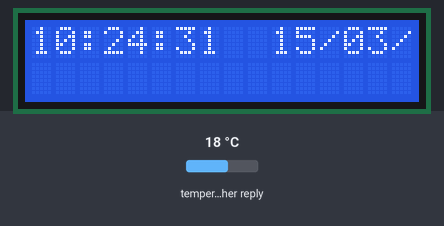
The sketch below on a simulated Arduino Uno, built for the host (arithmetic inside an expression is 32-bit, double 64-bit). Parts: 16×2 character LCD. Inputs (shaded band) come from the test bench; at power-on: temperature in the weather reply 18 °C. WiFi joins after 1.5 s; servers stay silent unless stated; the local clock reads 2024-03-15 10:24:30 at power-on unless the sketch sets it; web services answer with replies made up by the test bench; what the sketch prints to the serial monitor is not drawn.

Above: at 1.6 s.
At 8.6 s:
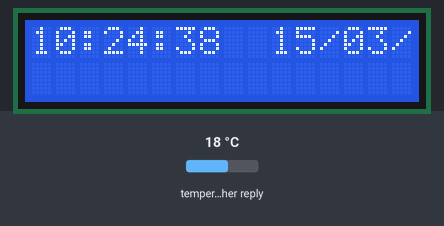
At 15.6 s:
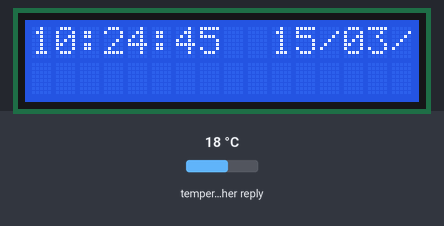
At 22.6 s:
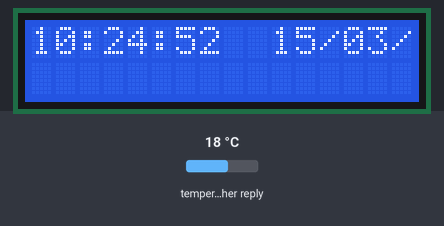
At 29.6 s:
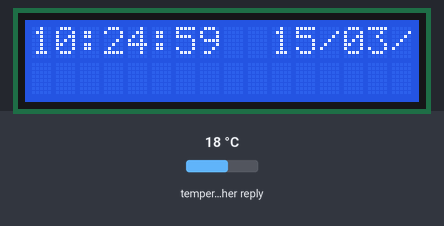
At 38.5 s:
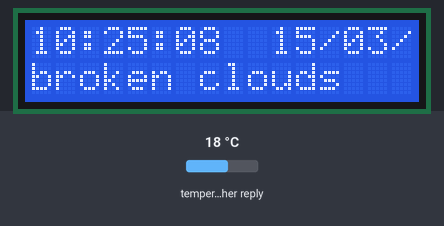

Measured:
- what the display in image 0 shows lasts 1.0 s, from 1.6 s to 2.6 s
- what the display in image 4 shows lasts 1.8 s, from 29.6 s to 31.4 s

The sketch:

Basic-NTP-ETH-Weather-NOID.ino
```cpp
// Set the Arduino clock to rtc every 5 mins
// Get the weather from OpenWeatherMap at the same time
// Update the RTC with NTP time at 02:02:00 every day
// Whilst this is overkill it did give me a chance to play with the different functions
// Things to consider:
//    Add an alarm
//    Turn off the display at night
//    Replace the hardcoded APPID and Location with something dynamic
// As it was only for my use these are not big issues

#include <NTPClient.h>
#include <LiquidCrystal_I2C.h>
#include <DS3232RTC.h>
#include <Ethernet.h>
#include <EthernetUdp.h>
#include <ArduinoJson.h>
#include <SPI.h>

byte mac[] = {
  0xDE, 0xAD, 0xBE, 0xEF, 0xFE, 0xED
};

EthernetUDP ntpUDP;
NTPClient timeClient(ntpUDP);

LiquidCrystal_I2C lcd(0x27, 4, 20);

void setup() {
  Serial.begin(115200);


  Ethernet.begin(mac); // Start the network

  lcd.init(); // start the LCD

  lcd.backlight(); //Turn on the backlight;

  setSyncProvider(RTC.get);   // the function to get the time from the RTC

  if (timeStatus() != timeSet)
    Serial.println("Unable to sync with the RTC");
  else
    Serial.println("RTC has set the system time");

}

void loop() {

  lcd_time();

  // only get the temp every 5 mins to ensure we do not break the openweathermap rules for a free contract.

  int latch = 0;
  // Every 5 mins go and get the temp but ensure it only does it once
  if ((minute() % 5 == 0) && (second() % 60 == 0) && (latch == 0)) {
    get_temperature();
    Serial.println("Get Temp");
    latch = 1;
    setSyncProvider(RTC.get);   // the function to get the time from the RTC

    if (timeStatus() != timeSet)
      Serial.println("Unable to sync with the RTC");
    else
      Serial.println("RTC has set the system time");
  }

  if ((minute() % 5 != 0) && (second() % 60 == 0) && (latch == 1)) {
    latch = 0 ;
    //Serial.println("reset latch");
  }
  int counter = 0;
  // Set the RTC to the NTP time @ 02:02:00 so that it is not being watched
  if (( hour() == 2 ) && (minute() == 2 )) {
    counter = set_rtc_to_ntp(counter);
    Serial.println("Set RTC to NTP");
    //Serial.println(counter);
  }

  if ((hour() == 2) && (minute() == 3 ) && (counter == 1)) {
    counter = 0;
    //Serial.println(counter);
  }

}


// I am only interested in the current temperature on this request
// you have to use your location after the q
// and your ID from openweathermap for appid

void get_temperature () {
  // Connect to HTTP server
  while (Ethernet.linkStatus() == LinkOFF) {
    Ethernet.begin(mac); // Start the network
    delay ( 500 );
    Serial.print ( "." );
  }
  EthernetClient client;
  client.setTimeout(500);
  if (!client.connect("api.openweathermap.org", 80)) {
    Serial.println(F("Connection failed"));
    return;
  }
  // Send HTTP request
  client.println(F("GET /data/2.5/weather?q=XXXXXXXXX,XXXXX&units=metric&appid=XXXXXXXXXXXXXXXXXXXX"));
  client.println(F("Host: api.openweathermap.org"));
  client.println(F("Connection: close"));
  if (client.println() == 0) {
    Serial.println(F("Failed to send request"));
    client.stop();
    return;
  }


  // Check HTTP status & read the reply in to status
  char status[512] = {0};
  client.readBytesUntil('\r', status, sizeof(status));

  // check i got the whole string
  if (strcmp(status + ((strlen(status)) - 4) , "200}") != 0) {
    Serial.println(F("Unexpected response: "));
    //Serial.println(status);
    client.stop();
    return;
  }

  // The filter: it contains "true" for each value we want to keep
  StaticJsonDocument<500> doc;
  // Deserialize the JSON document
  DeserializationError error = deserializeJson(doc, status);

  // Test if parsing succeeds.
  if (error) {
    Serial.print(F("deserializeJson() failed: "));
    Serial.println(error.f_str());
    return;
  }

  // Fetch values.
  //
  String sensor = doc["main"]["temp"];
  String description = doc["weather"][0]["description"];

  //Serial.println(description);
  //used for testing the decoding:
  //double latitude = doc["coord"]["lat"];
  //double longitude = doc["coord"]["lon"];
  //Print values.
  //Serial.println(sensor);
  //Serial.println(latitude, 6);
  //Serial.println(longitude, 6);
  lcd.setCursor(0, 2);
  lcd.print("              ");
  lcd.setCursor(0, 2);
  lcd.print(sensor + "\xDF C.");
//  Serial.println(buf2);
  lcd.setCursor(0, 3);
  lcd.print("                  ");
  lcd.setCursor(0, 3);
  lcd.print(description);
//  Serial.println(buf3);
}

int set_rtc_to_ntp(int local_counter) {
  while (Ethernet.linkStatus() == LinkOFF) {
    delay ( 500 );
    Serial.print ( "." );
  }
  Serial.println("Ethernet is up");
  if (local_counter == 0 ) {
    timeClient.begin();
    timeClient.update();
    time_t utcCalc = timeClient.getEpochTime();
    DS3232RTC rtc_clock;
    rtc_clock.set(utcCalc);
    Serial.println("RTC Set to NTP");
    return (1);
  }
  else {
    return (2);
  }

}


void lcd_time() {
  char buf1[20]; // one line on the LCD
  sprintf(buf1, "%02d:%02d:%02d  %02d/%02d/%02d",  hour(), minute(), second(), day(), month(), year());
  lcd.setCursor(0, 0);
  lcd.print(buf1);

}
```
